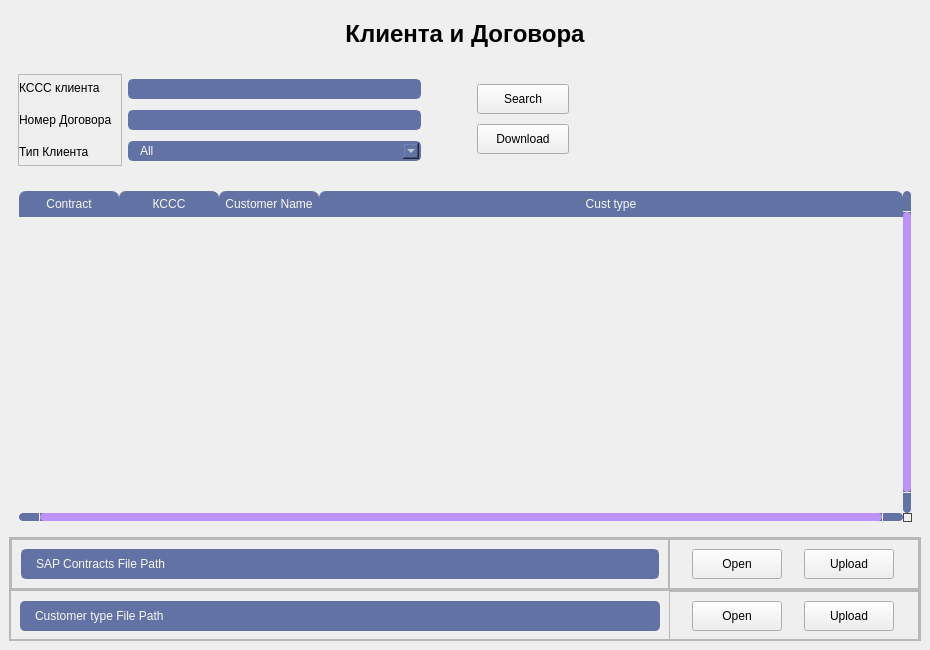
<?xml version="1.0" encoding="UTF-8"?>
<ui version="4.0">
 <class>Form</class>
 <widget class="QWidget" name="Form">
  <property name="geometry">
   <rect>
    <x>0</x>
    <y>0</y>
    <width>930</width>
    <height>650</height>
   </rect>
  </property>
  <property name="minimumSize">
   <size>
    <width>930</width>
    <height>650</height>
   </size>
  </property>
  <property name="windowTitle">
   <string>Form</string>
  </property>
  <property name="styleSheet">
   <string notr="true">QTableWidget {	
	background-color: transparent;
	padding: 10px;
	border-radius: 5px;
	gridline-color: #9faeda;
    outline: none;
}
QTableWidget::item{
	border-color: #9faeda;
	padding-left: 5px;
	padding-right: 5px;
	gridline-color: #9faeda;
}
QTableWidget::item:selected{
	background-color: rgb(189, 147, 249);
    color: #f8f8f2;
}
QHeaderView::section{
	background-color: #6272a4;
	max-width: 30px;
	border: none;
	border-style: none;
}
QTableWidget::horizontalHeader {	
	background-color: #6272a4;
}
QHeaderView::section:horizontal
{
    border: 1px solid #6272a4;
	background-color: #6272a4;
	padding: 3px;
	border-top-left-radius: 7px;
    border-top-right-radius: 7px;
    color: #f8f8f2;
}
QHeaderView::section:vertical
{
    border: 1px solid #6272a4;
}

QLineEdit {
	background-color: #6272a4;
	border-radius: 5px;
	border: 2px solid #6272a4;
	padding-left: 10px;
	selection-color: rgb(255, 255, 255);
	selection-background-color: rgb(255, 121, 198);
    color: #f8f8f2;
}
QLineEdit:hover {
	border: 2px solid rgb(64, 71, 88);
}
QLineEdit:focus {
	border: 2px solid #ff79c6;
}

QComboBox {
	background-color: #6272a4;
	border-radius: 5px;
	border: 2px solid #6272a4;
	padding-left: 10px;
	selection-color: rgb(255, 255, 255);
	selection-background-color: rgb(255, 121, 198);
    color: #f8f8f2;
	font: 9pt &quot;Segoe UI&quot;;
}
QComboBox:hover {
	border: 2px solid rgb(64, 71, 88);
}
QComboBox:focus {
	border: 2px solid #ff79c6;
}

QScrollBar:horizontal {
    border: none;
    background: #6272a4;
    height: 8px;
    margin: 0px 21px 0 21px;
	border-radius: 0px;
}
QScrollBar::handle:horizontal {
    background: rgb(189, 147, 249);
    min-width: 25px;
	border-radius: 4px
}
QScrollBar::add-line:horizontal {
    border: none;
    background: #6272a4;
    width: 20px;
	border-top-right-radius: 4px;
    border-bottom-right-radius: 4px;
    subcontrol-position: right;
    subcontrol-origin: margin;
}
QScrollBar::sub-line:horizontal {
    border: none;
    background: #6272a4;
    width: 20px;
	border-top-left-radius: 4px;
    border-bottom-left-radius: 4px;
    subcontrol-position: left;
    subcontrol-origin: margin;
}
QScrollBar::up-arrow:horizontal, QScrollBar::down-arrow:horizontal
{
     background: none;
}
QScrollBar::add-page:horizontal, QScrollBar::sub-page:horizontal
{
     background: none;
}
 QScrollBar:vertical {
	border: none;
    background-color: #6272a4;
    width: 8px;
    margin: 21px 0 21px 0;
	border-radius: 0px;
 }
 QScrollBar::handle:vertical {	
	background: rgb(189, 147, 249);
    min-height: 25px;
	border-radius: 4px
 }
 QScrollBar::add-line:vertical {
     border: none;
    background: #6272a4;
     height: 20px;
	border-bottom-left-radius: 4px;
    border-bottom-right-radius: 4px;
     subcontrol-position: bottom;
     subcontrol-origin: margin;
 }
 QScrollBar::sub-line:vertical {
	border: none;
    background: #6272a4;
     height: 20px;
	border-top-left-radius: 4px;
    border-top-right-radius: 4px;
     subcontrol-position: top;
     subcontrol-origin: margin;
 }
 QScrollBar::up-arrow:vertical, QScrollBar::down-arrow:vertical {
     background: none;
 }

 QScrollBar::add-page:vertical, QScrollBar::sub-page:vertical {
     background: none;
 }</string>
  </property>
  <layout class="QVBoxLayout" name="verticalLayout_7">
   <property name="leftMargin">
    <number>0</number>
   </property>
   <property name="topMargin">
    <number>0</number>
   </property>
   <property name="rightMargin">
    <number>0</number>
   </property>
   <property name="bottomMargin">
    <number>0</number>
   </property>
   <item>
    <widget class="QWidget" name="widget" native="true">
     <layout class="QVBoxLayout" name="verticalLayout_9">
      <item>
       <widget class="QLabel" name="label">
        <property name="minimumSize">
         <size>
          <width>0</width>
          <height>50</height>
         </size>
        </property>
        <property name="font">
         <font>
          <pointsize>18</pointsize>
          <bold>true</bold>
         </font>
        </property>
        <property name="layoutDirection">
         <enum>Qt::LeftToRight</enum>
        </property>
        <property name="text">
         <string>Клиента и Договора</string>
        </property>
        <property name="alignment">
         <set>Qt::AlignCenter</set>
        </property>
       </widget>
      </item>
      <item>
       <widget class="QFrame" name="frame_Search">
        <property name="minimumSize">
         <size>
          <width>0</width>
          <height>110</height>
         </size>
        </property>
        <property name="maximumSize">
         <size>
          <width>16777215</width>
          <height>110</height>
         </size>
        </property>
        <layout class="QHBoxLayout" name="horizontalLayout_5">
         <item>
          <widget class="QFrame" name="frame">
           <property name="minimumSize">
            <size>
             <width>100</width>
             <height>0</height>
            </size>
           </property>
           <property name="frameShape">
            <enum>QFrame::StyledPanel</enum>
           </property>
           <property name="frameShadow">
            <enum>QFrame::Raised</enum>
           </property>
           <layout class="QVBoxLayout" name="verticalLayout_2">
            <property name="leftMargin">
             <number>0</number>
            </property>
            <property name="topMargin">
             <number>0</number>
            </property>
            <property name="rightMargin">
             <number>9</number>
            </property>
            <property name="bottomMargin">
             <number>0</number>
            </property>
            <item>
             <widget class="QLabel" name="label_2">
              <property name="font">
               <font>
                <pointsize>9</pointsize>
               </font>
              </property>
              <property name="text">
               <string>КССС клиента</string>
              </property>
             </widget>
            </item>
            <item>
             <widget class="QLabel" name="label_3">
              <property name="font">
               <font>
                <pointsize>9</pointsize>
               </font>
              </property>
              <property name="text">
               <string>Номер Договора</string>
              </property>
             </widget>
            </item>
            <item>
             <widget class="QLabel" name="label_6">
              <property name="font">
               <font>
                <pointsize>9</pointsize>
               </font>
              </property>
              <property name="text">
               <string>Тип Клиента</string>
              </property>
             </widget>
            </item>
           </layout>
          </widget>
         </item>
         <item>
          <widget class="QFrame" name="frame_2">
           <property name="maximumSize">
            <size>
             <width>300</width>
             <height>16777215</height>
            </size>
           </property>
           <layout class="QVBoxLayout" name="verticalLayout_3">
            <property name="spacing">
             <number>6</number>
            </property>
            <property name="leftMargin">
             <number>0</number>
            </property>
            <property name="topMargin">
             <number>0</number>
            </property>
            <property name="rightMargin">
             <number>0</number>
            </property>
            <property name="bottomMargin">
             <number>0</number>
            </property>
            <item>
             <widget class="QLineEdit" name="line_KSSS">
              <property name="text">
               <string/>
              </property>
             </widget>
            </item>
            <item>
             <widget class="QLineEdit" name="line_Contr_N"/>
            </item>
            <item>
             <widget class="QComboBox" name="line_Cust_type">
              <item>
               <property name="text">
                <string>All</string>
               </property>
              </item>
              <item>
               <property name="text">
                <string>Dealer_LLK</string>
               </property>
              </item>
              <item>
               <property name="text">
                <string>Dealer_TEBOIL</string>
               </property>
              </item>
              <item>
               <property name="text">
                <string>Dir_LLK</string>
               </property>
              </item>
              <item>
               <property name="text">
                <string>Dir_TEBOIL</string>
               </property>
              </item>
              <item>
               <property name="text">
                <string>FWS_LLK</string>
               </property>
              </item>
              <item>
               <property name="text">
                <string>FWS_TEBOIL</string>
               </property>
              </item>
              <item>
               <property name="text">
                <string>MarketPlace_TEBOIL</string>
               </property>
              </item>
              <item>
               <property name="text">
                <string>other_LLK</string>
               </property>
              </item>
             </widget>
            </item>
           </layout>
          </widget>
         </item>
         <item>
          <spacer name="horizontalSpacer">
           <property name="orientation">
            <enum>Qt::Horizontal</enum>
           </property>
           <property name="sizeType">
            <enum>QSizePolicy::Fixed</enum>
           </property>
           <property name="sizeHint" stdset="0">
            <size>
             <width>50</width>
             <height>20</height>
            </size>
           </property>
          </spacer>
         </item>
         <item>
          <widget class="QFrame" name="frame_3">
           <property name="minimumSize">
            <size>
             <width>93</width>
             <height>0</height>
            </size>
           </property>
           <property name="maximumSize">
            <size>
             <width>93</width>
             <height>16777215</height>
            </size>
           </property>
           <layout class="QVBoxLayout" name="verticalLayout_4">
            <property name="spacing">
             <number>0</number>
            </property>
            <property name="leftMargin">
             <number>0</number>
            </property>
            <property name="topMargin">
             <number>0</number>
            </property>
            <property name="rightMargin">
             <number>0</number>
            </property>
            <property name="bottomMargin">
             <number>0</number>
            </property>
            <item>
             <widget class="QPushButton" name="btn_find">
              <property name="minimumSize">
               <size>
                <width>92</width>
                <height>30</height>
               </size>
              </property>
              <property name="maximumSize">
               <size>
                <width>92</width>
                <height>16777215</height>
               </size>
              </property>
              <property name="text">
               <string>Search</string>
              </property>
              <property name="icon">
               <iconset resource="../../static/resource.qrc">
                <normaloff>:/icon/icon/search.svg</normaloff>:/icon/icon/search.svg</iconset>
              </property>
             </widget>
            </item>
            <item>
             <widget class="QPushButton" name="btn_download">
              <property name="minimumSize">
               <size>
                <width>92</width>
                <height>30</height>
               </size>
              </property>
              <property name="maximumSize">
               <size>
                <width>92</width>
                <height>16777215</height>
               </size>
              </property>
              <property name="text">
               <string>Download</string>
              </property>
              <property name="icon">
               <iconset resource="../../static/resource.qrc">
                <normaloff>:/icon/icon/download.svg</normaloff>:/icon/icon/download.svg</iconset>
              </property>
             </widget>
            </item>
           </layout>
          </widget>
         </item>
         <item>
          <spacer name="horizontalSpacer_3">
           <property name="orientation">
            <enum>Qt::Horizontal</enum>
           </property>
           <property name="sizeType">
            <enum>QSizePolicy::Fixed</enum>
           </property>
           <property name="sizeHint" stdset="0">
            <size>
             <width>50</width>
             <height>20</height>
            </size>
           </property>
          </spacer>
         </item>
         <item>
          <spacer name="horizontalSpacer_2">
           <property name="orientation">
            <enum>Qt::Horizontal</enum>
           </property>
           <property name="sizeHint" stdset="0">
            <size>
             <width>40</width>
             <height>20</height>
            </size>
           </property>
          </spacer>
         </item>
        </layout>
       </widget>
      </item>
      <item>
       <widget class="QTableWidget" name="table">
        <property name="verticalScrollBarPolicy">
         <enum>Qt::ScrollBarAlwaysOn</enum>
        </property>
        <property name="horizontalScrollBarPolicy">
         <enum>Qt::ScrollBarAlwaysOn</enum>
        </property>
        <property name="sizeAdjustPolicy">
         <enum>QAbstractScrollArea::AdjustToContents</enum>
        </property>
        <property name="selectionMode">
         <enum>QAbstractItemView::SingleSelection</enum>
        </property>
        <property name="sortingEnabled">
         <bool>true</bool>
        </property>
        <property name="wordWrap">
         <bool>false</bool>
        </property>
        <property name="columnCount">
         <number>4</number>
        </property>
        <attribute name="horizontalHeaderCascadingSectionResizes">
         <bool>true</bool>
        </attribute>
        <attribute name="horizontalHeaderMinimumSectionSize">
         <number>25</number>
        </attribute>
        <attribute name="horizontalHeaderShowSortIndicator" stdset="0">
         <bool>true</bool>
        </attribute>
        <attribute name="horizontalHeaderStretchLastSection">
         <bool>true</bool>
        </attribute>
        <attribute name="verticalHeaderVisible">
         <bool>false</bool>
        </attribute>
        <attribute name="verticalHeaderCascadingSectionResizes">
         <bool>false</bool>
        </attribute>
        <attribute name="verticalHeaderMinimumSectionSize">
         <number>0</number>
        </attribute>
        <attribute name="verticalHeaderDefaultSectionSize">
         <number>10</number>
        </attribute>
        <attribute name="verticalHeaderHighlightSections">
         <bool>false</bool>
        </attribute>
        <column>
         <property name="text">
          <string>Contract</string>
         </property>
        </column>
        <column>
         <property name="text">
          <string>КССС</string>
         </property>
        </column>
        <column>
         <property name="text">
          <string>Customer Name</string>
         </property>
        </column>
        <column>
         <property name="text">
          <string>Cust type</string>
         </property>
        </column>
       </widget>
      </item>
      <item>
       <widget class="QFrame" name="frame_Update">
        <property name="frameShape">
         <enum>QFrame::StyledPanel</enum>
        </property>
        <property name="frameShadow">
         <enum>QFrame::Raised</enum>
        </property>
        <layout class="QVBoxLayout" name="verticalLayout">
         <property name="spacing">
          <number>0</number>
         </property>
         <property name="leftMargin">
          <number>0</number>
         </property>
         <property name="topMargin">
          <number>0</number>
         </property>
         <property name="rightMargin">
          <number>0</number>
         </property>
         <property name="bottomMargin">
          <number>0</number>
         </property>
         <item>
          <widget class="QFrame" name="frame_contr_file">
           <property name="frameShape">
            <enum>QFrame::StyledPanel</enum>
           </property>
           <property name="frameShadow">
            <enum>QFrame::Raised</enum>
           </property>
           <layout class="QHBoxLayout" name="horizontalLayout_10">
            <property name="spacing">
             <number>0</number>
            </property>
            <property name="leftMargin">
             <number>0</number>
            </property>
            <property name="topMargin">
             <number>0</number>
            </property>
            <property name="rightMargin">
             <number>0</number>
            </property>
            <property name="bottomMargin">
             <number>0</number>
            </property>
            <item>
             <widget class="QFrame" name="frame_6">
              <property name="minimumSize">
               <size>
                <width>0</width>
                <height>50</height>
               </size>
              </property>
              <property name="frameShape">
               <enum>QFrame::StyledPanel</enum>
              </property>
              <property name="frameShadow">
               <enum>QFrame::Raised</enum>
              </property>
              <layout class="QVBoxLayout" name="verticalLayout_8">
               <item>
                <widget class="QLabel" name="label_sap_contr_file">
                 <property name="minimumSize">
                  <size>
                   <width>0</width>
                   <height>30</height>
                  </size>
                 </property>
                 <property name="maximumSize">
                  <size>
                   <width>16777215</width>
                   <height>30</height>
                  </size>
                 </property>
                 <property name="styleSheet">
                  <string notr="true">background-color: #6272a4;
border-radius: 5px;
border: 2px solid #6272a4;
padding-left: 10px;
selection-color: rgb(255, 255, 255);
selection-background-color: rgb(255, 121, 198);
color: #f8f8f2;</string>
                 </property>
                 <property name="text">
                  <string>SAP Contracts File Path</string>
                 </property>
                </widget>
               </item>
              </layout>
             </widget>
            </item>
            <item>
             <widget class="QFrame" name="frame_12">
              <property name="minimumSize">
               <size>
                <width>250</width>
                <height>0</height>
               </size>
              </property>
              <property name="maximumSize">
               <size>
                <width>250</width>
                <height>16777215</height>
               </size>
              </property>
              <property name="frameShape">
               <enum>QFrame::StyledPanel</enum>
              </property>
              <property name="frameShadow">
               <enum>QFrame::Raised</enum>
              </property>
              <layout class="QHBoxLayout" name="horizontalLayout_11">
               <property name="spacing">
                <number>0</number>
               </property>
               <property name="leftMargin">
                <number>0</number>
               </property>
               <property name="topMargin">
                <number>0</number>
               </property>
               <property name="rightMargin">
                <number>0</number>
               </property>
               <property name="bottomMargin">
                <number>0</number>
               </property>
               <item>
                <widget class="QPushButton" name="btn_open_file_sap_cont">
                 <property name="minimumSize">
                  <size>
                   <width>90</width>
                   <height>30</height>
                  </size>
                 </property>
                 <property name="maximumSize">
                  <size>
                   <width>90</width>
                   <height>16777215</height>
                  </size>
                 </property>
                 <property name="text">
                  <string>Open</string>
                 </property>
                 <property name="icon">
                  <iconset resource="../../static/resource.qrc">
                   <normaloff>:/icon/icon/folder.svg</normaloff>:/icon/icon/folder.svg</iconset>
                 </property>
                </widget>
               </item>
               <item>
                <widget class="QPushButton" name="btn_upload_file_sap_cont">
                 <property name="minimumSize">
                  <size>
                   <width>90</width>
                   <height>30</height>
                  </size>
                 </property>
                 <property name="maximumSize">
                  <size>
                   <width>90</width>
                   <height>16777215</height>
                  </size>
                 </property>
                 <property name="text">
                  <string>Upload</string>
                 </property>
                 <property name="icon">
                  <iconset resource="../../static/resource.qrc">
                   <normaloff>:/icon/icon/upload.svg</normaloff>:/icon/icon/upload.svg</iconset>
                 </property>
                </widget>
               </item>
              </layout>
             </widget>
            </item>
           </layout>
          </widget>
         </item>
         <item>
          <widget class="QFrame" name="frame_cust_type_file">
           <property name="minimumSize">
            <size>
             <width>0</width>
             <height>50</height>
            </size>
           </property>
           <property name="maximumSize">
            <size>
             <width>16777215</width>
             <height>50</height>
            </size>
           </property>
           <property name="frameShape">
            <enum>QFrame::StyledPanel</enum>
           </property>
           <property name="frameShadow">
            <enum>QFrame::Raised</enum>
           </property>
           <layout class="QHBoxLayout" name="horizontalLayout_4">
            <property name="spacing">
             <number>0</number>
            </property>
            <property name="leftMargin">
             <number>0</number>
            </property>
            <property name="topMargin">
             <number>0</number>
            </property>
            <property name="rightMargin">
             <number>0</number>
            </property>
            <property name="bottomMargin">
             <number>0</number>
            </property>
            <item>
             <widget class="QFrame" name="frame_4">
              <property name="minimumSize">
               <size>
                <width>0</width>
                <height>50</height>
               </size>
              </property>
              <property name="frameShadow">
               <enum>QFrame::Raised</enum>
              </property>
              <layout class="QVBoxLayout" name="verticalLayout_5">
               <item>
                <widget class="QLabel" name="label_Cust_File">
                 <property name="minimumSize">
                  <size>
                   <width>0</width>
                   <height>30</height>
                  </size>
                 </property>
                 <property name="maximumSize">
                  <size>
                   <width>16777215</width>
                   <height>30</height>
                  </size>
                 </property>
                 <property name="styleSheet">
                  <string notr="true">background-color: #6272a4;
border-radius: 5px;
border: 2px solid #6272a4;
padding-left: 10px;
selection-color: rgb(255, 255, 255);
selection-background-color: rgb(255, 121, 198);
color: #f8f8f2;</string>
                 </property>
                 <property name="text">
                  <string>Customer type File Path</string>
                 </property>
                </widget>
               </item>
              </layout>
             </widget>
            </item>
            <item>
             <widget class="QFrame" name="frame_5">
              <property name="minimumSize">
               <size>
                <width>120</width>
                <height>50</height>
               </size>
              </property>
              <property name="maximumSize">
               <size>
                <width>250</width>
                <height>16777215</height>
               </size>
              </property>
              <property name="frameShape">
               <enum>QFrame::StyledPanel</enum>
              </property>
              <property name="frameShadow">
               <enum>QFrame::Raised</enum>
              </property>
              <layout class="QHBoxLayout" name="horizontalLayout_3">
               <property name="spacing">
                <number>0</number>
               </property>
               <property name="leftMargin">
                <number>0</number>
               </property>
               <property name="topMargin">
                <number>0</number>
               </property>
               <property name="rightMargin">
                <number>0</number>
               </property>
               <property name="bottomMargin">
                <number>0</number>
               </property>
               <item>
                <widget class="QPushButton" name="btn_open_file_cust_type">
                 <property name="minimumSize">
                  <size>
                   <width>90</width>
                   <height>30</height>
                  </size>
                 </property>
                 <property name="maximumSize">
                  <size>
                   <width>90</width>
                   <height>16777215</height>
                  </size>
                 </property>
                 <property name="text">
                  <string>Open</string>
                 </property>
                 <property name="icon">
                  <iconset resource="../../static/resource.qrc">
                   <normaloff>:/icon/icon/folder.svg</normaloff>:/icon/icon/folder.svg</iconset>
                 </property>
                </widget>
               </item>
               <item>
                <widget class="QPushButton" name="btn_upload_file_cust_type">
                 <property name="minimumSize">
                  <size>
                   <width>90</width>
                   <height>30</height>
                  </size>
                 </property>
                 <property name="maximumSize">
                  <size>
                   <width>90</width>
                   <height>16777215</height>
                  </size>
                 </property>
                 <property name="text">
                  <string>Upload</string>
                 </property>
                 <property name="icon">
                  <iconset resource="../../static/resource.qrc">
                   <normaloff>:/icon/icon/upload.svg</normaloff>:/icon/icon/upload.svg</iconset>
                 </property>
                </widget>
               </item>
              </layout>
             </widget>
            </item>
           </layout>
          </widget>
         </item>
        </layout>
       </widget>
      </item>
     </layout>
    </widget>
   </item>
  </layout>
 </widget>
 <resources>
  <include location="../../static/resource.qrc"/>
 </resources>
 <connections/>
</ui>
